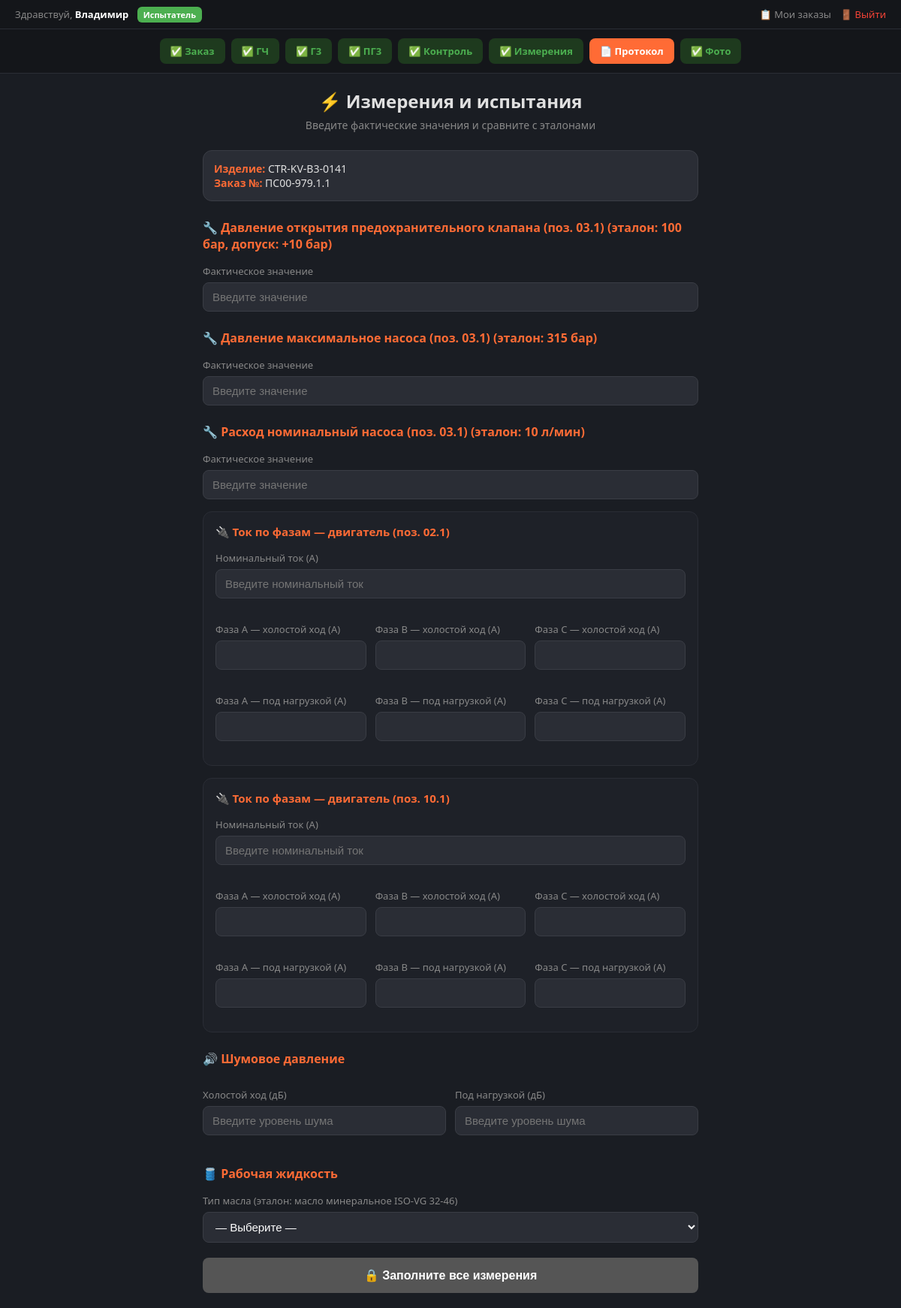
Page /measurements?order_id=22 (signed in) on the committed database.
### tables this page shows
CREATE TABLE users (
            id INTEGER PRIMARY KEY AUTOINCREMENT,
            login TEXT UNIQUE NOT NULL,
            password_hash TEXT NOT NULL,
            first_name TEXT DEFAULT '',
            last_name TEXT DEFAULT '',
            middle_name TEXT DEFAULT '',
            position TEXT DEFAULT '',
            role TEXT DEFAULT 'tester',
            created_at TIMESTAMP DEFAULT CURRENT_TIMESTAMP
        );

CREATE TABLE orders (
            id INTEGER PRIMARY KEY AUTOINCREMENT,
            order_number TEXT NOT NULL,
            product_name TEXT DEFAULT '',
            department TEXT DEFAULT '',
            user_id INTEGER,
            created_at TIMESTAMP DEFAULT CURRENT_TIMESTAMP,
            FOREIGN KEY (user_id) REFERENCES users(id)
        );

### app/routes.py (the view)
@router.get("/measurements")
def measurements_page(request: Request):
    user = get_current_user(request)
    if not user:
        return RedirectResponse("/login", status_code=303)
    order_id = request.query_params.get("order_id", None)
    order_data = None
    g3_data = None
    completed_steps = []
    current_step = "measurements"
    if order_id:
        conn = get_db()
        cursor = conn.cursor()
        cursor.execute("SELECT * FROM orders WHERE id = ?", (int(order_id),))
        row = cursor.fetchone()
        order_data = dict(row) if row else None
        cursor.execute(
            "SELECT * FROM g3_data WHERE order_id = ?", (int(order_id),))
        row = cursor.fetchone()
        g3_data = dict(row) if row else None
        conn.close()
        progress = get_order_progress(int(order_id))
        completed_steps = progress["completed_steps"]
        current_step = progress["current_step"]
    import json
    return templates.TemplateResponse("measurements.html", {
        "request": request,
        "current_step": current_step,
        "completed_steps": completed_steps,
        "order_id": order_id,
        "order": order_data,
        "g3_params": json.loads(g3_data.get("params", "[]")) if g3_data else [],
        "user": user,
    })

### app/templates/measurements.html (shortened to what this page needs)
{% extends "base.html" %}
{% block content %}
<div class="page-container">
    <div class="page-header">
        <h1>⚡ Измерения и испытания</h1>
        <p>Введите фактические значения и сравните с эталонами</p>
    </div>
    <div class="info-row">
        <div><span>Изделие:</span> {{ order.product_name if order else '—' }}</div>
        <div><span>Заказ №:</span> {{ order.order_number if order else '—' }}</div>
    </div>
    {% if g3_params %}
        {% for p in g3_params if p.type == "valve_setting" %}
        <div class="section-title">🔧 {{ p.name }}{% if p.position %} (поз. {{ p.position }}){% endif %} (эталон: {{ p.value }} {{ p.unit }}{% if p.tolerance %}, допуск: {{ p.tolerance }}{% endif %})</div>
        <div class="form-group">
            <label>Фактическое значение</label>
            <input type="text" class="g3-input" data-etalon="{{ p.value }}"
                   data-name="{{ p.name }}" data-unit="{{ p.unit }}"
                   data-position="{{ p.position }}"
                   data-tolerance="{{ p.tolerance }}"
                   placeholder="Введите значение" oninput="checkValue(this)">
        </div>
        {% endfor %}
    {% endif %}
    {% if g3_params %}
        {% for p in g3_params if p.type == "pump_pressure" %}
        <div class="section-title">🔧 {{ p.name }}{% if p.position %} (поз. {{ p.position }}){% endif %} (эталон: {{ p.value }} {{ p.unit }}{% if p.tolerance %}, допуск: {{ p.tolerance }}{% endif %})</div>
        <div class="form-group">
            <label>Фактическое значение</label>
            <input type="text" class="g3-input" data-etalon="{{ p.value }}"
                   data-name="{{ p.name }}" data-unit="{{ p.unit }}"
                   data-position="{{ p.position }}"
                   data-tolerance="{{ p.tolerance }}"
                   placeholder="Введите значение" oninput="checkValue(this)">
        </div>
        {% endfor %}
    {% endif %}
    {% if g3_params %}
        {% for p in g3_params if p.type == "pump_flow" %}
        <div class="section-title">🔧 {{ p.name }}{% if p.position %} (поз. {{ p.position }}){% endif %} (эталон: {{ p.value }} {{ p.unit }}{% if p.tolerance %}, допуск: {{ p.tolerance }}{% endif %})</div>
        <div class="form-group">
            <label>Фактическое значение</label>
            <input type="text" class="g3-input" data-etalon="{{ p.value }}"
                   data-name="{{ p.name }}" data-unit="{{ p.unit }}"
                   data-position="{{ p.position }}"
                   data-tolerance="{{ p.tolerance }}"
                   placeholder="Введите значение" oninput="checkValue(this)">
        </div>
        {% endfor %}
    {% endif %}
    {% set motor_positions = [] %}
    {% for p in g3_params if p.type == "motor_power" %}
        {% if p.position and p.position not in motor_positions %}
            {% set _ = motor_positions.append(p.position) %}
        {% endif %}
    {% endfor %}
    {% if not motor_positions %}
        {% set _ = motor_positions.append("") %}
    {% endif %}
    {% for motor_pos in motor_positions %}
    <div class="motor-block">
        <div class="motor-header">
            🔌 Ток по фазам{% if motor_pos %} — двигатель (поз. {{ motor_pos }}){% endif %}
        </div>
        <div class="form-group">
            <label>Номинальный ток (А)</label>
            <input type="text" class="nominal-current" data-position="{{ motor_pos }}"
                   placeholder="Введите номинальный ток" oninput="onNominalChange(this)">
        </div>
        <div class="form-row">
            <div class="form-group">
                <label>Фаза A — холостой ход (А)</label>
                <input type="text" class="current-input" data-phase="A" data-mode="idle" data-position="{{ motor_pos }}" oninput="checkCurrent(this)">
            </div>
            <div class="form-group">
                <label>Фаза B — холостой ход (А)</label>
                <input type="text" class="current-input" data-phase="B" data-mode="idle" data-position="{{ motor_pos }}" oninput="checkCurrent(this)">
            </div>
            <div class="form-group">
                <label>Фаза C — холостой ход (А)</label>
                <input type="text" class="current-input" data-phase="C" data-mode="idle" data-position="{{ motor_pos }}" oninput="checkCurrent(this)">
            </div>
        </div>
        <div class="form-row">
            <div class="form-group">
                <label>Фаза A — под нагрузкой (А)</label>
                <input type="text" class="current-input" data-phase="A" data-mode="load" data-position="{{ motor_pos }}" oninput="checkCurrent(this)">
            </div>
            <div class="form-group">
                <label>Фаза B — под нагрузкой (А)</label>
                <input type="text" class="current-input" data-phase="B" data-mode="load" data-position="{{ motor_pos }}" oninput="checkCurrent(this)">
            </div>
            <div class="form-group">
                <label>Фаза C — под нагрузкой (А)</label>
                <input type="text" class="current-input" data-phase="C" data-mode="load" data-position="{{ motor_pos }}" oninput="checkCurrent(this)">
            </div>
        </div>
    </div>
    {% endfor %}
    <div class="section-title">🔊 Шумовое давление</div>
    <div class="form-row">
        <div class="form-group">
            <label>Холостой ход (дБ)</label>
            <input type="text" id="noiseIdle" placeholder="Введите уровень шума" oninput="autoSave()">
        </div>
        <div class="form-group">
            <label>Под нагрузкой (дБ)</label>
            <input type="text" id="noiseLoad" placeholder="Введите уровень шума" oninput="autoSave()">
        </div>
    </div>
    <div class="section-title">🛢️ Рабочая жидкость</div>
    {% if g3_params %}
        {% for p in g3_params if p.type == "fluid" %}
        <div class="form-group">
            <label>Тип масла (эталон: {{ p.value }})</label>
            <select id="fluidSelect" data-etalon="{{ p.value }}" onchange="checkFluid(this)">
                <option value="">— Выберите —</option>
            </select>
        </div>
        {% endfor %}
    {% endif %}
    <button class="btn-next" id="btnNext" onclick="finishTests()">✅ Завершить испытания</button>
</div>
{% endblock %}

### app/templates/base.html (shortened to what this page needs)
<!DOCTYPE html>
<html lang="ru">
<head>
    <link rel="stylesheet" href="/static/css/style.css">
</head>
<body>
    {% if user %}
    <div class="top-bar">
        <div class="user-info">
            Здравствуй, <strong>{{ user.first_name or user.login }}</strong>
            {% if user.role == 'admin' %}
            <span class="role-badge role-admin">Админ</span>
            {% else %}
            <span class="role-badge role-tester">Испытатель</span>
            {% endif %}
        </div>
        <div class="nav-links">
            <a href="/dashboard">📋 Мои заказы</a>
            <a href="/logout" style="color:#f44336;">🚪 Выйти</a>
        </div>
    </div>
    {% endif %}
    {% set step_order = ["order", "gch", "g3", "pg3", "visual", "measurements", "protocol", "photo"] %}
    {% set step_names = {
        "order": "📷 Заказ",
        "gch": "📐 ГЧ",
        "g3": "🔧 Г3",
        "pg3": "📋 ПГ3",
        "visual": "🔍 Контроль",
        "measurements": "⚡ Измерения",
        "photo": "📸 Фото",
        "protocol": "📄 Протокол"
    } %}
    {% set step_urls = {
        "order": "/",
        "gch": "/check-gch",
        "g3": "/check-g3",
        "pg3": "/check-pg3",
        "visual": "/visual-check",
        "measurements": "/measurements",
        "photo": "/photo",
        "protocol": "/protocol"
    } %}
    {% if current_step %}
    <div class="progress-bar">
        {% for key in step_order %}
            {% if key == current_step %}
                <a href="{{ step_urls[key] }}{% if order_id %}?order_id={{ order_id }}{% endif %}"
                class="progress-step active">
                    {{ step_names[key] }}
                </a>
            {% elif key in completed_steps %}
                <a href="{{ step_urls[key] }}{% if order_id %}?order_id={{ order_id }}{% endif %}"
                class="progress-step done">
                    ✅ {{ step_names[key].split(' ', 1)[1] }}
                </a>
            {% else %}
                <span class="progress-step future">⏳ {{ step_names[key].split(' ', 1)[1] }}</span>
            {% endif %}
        {% endfor %}
    </div>
    {% endif %}
    {% block content %}{% endblock %}
</body>
</html>

### app/static/css/style.css (style rules this page uses)
* { margin: 0; padding: 0; box-sizing: border-box; }
body { font-family: 'Segoe UI', 'Arial', sans-serif; background: #1a1d23; color: #e0e0e0; min-height: 100vh; }
input[type="text"], input[type="password"] { width: 100%; padding: 12px 14px; background: #2a2d35; border: 1px solid #3a3d45; border-radius: 8px; color: #fff; font-size: 15px; transition: border 0.2s; }
label { display: block; font-size: 13px; color: #aaa; margin-bottom: 6px; margin-top: 16px; }

### app/templates/base.html (style rules this page uses)
* { margin: 0; padding: 0; box-sizing: border-box; }
body { font-family: 'Segoe UI', 'Arial', sans-serif; background: #1a1d23; color: #e0e0e0; min-height: 100vh; }
.page-container { width: 100%; max-width: 700px; margin: 0 auto; padding: 20px; }
.page-header { text-align: center; margin-bottom: 24px; }
.page-header h1 { font-size: 24px; margin-bottom: 6px; }
.page-header p { color: #888; font-size: 14px; }
.info-row { background: #2a2d35; border: 1px solid #3a3d45; border-radius: 12px; padding: 14px; margin-bottom: 20px; font-size: 14px; }
.info-row span { font-weight: 600; color: #ff6b35; }
.section-title { font-size: 16px; font-weight: 600; margin: 24px 0 12px; color: #ff6b35; }
.btn-next { display: block; width: 100%; padding: 14px; margin-top: 20px; background: #4caf50; color: #fff; border: none; border-radius: 8px; font-size: 16px; font-weight: 600; cursor: pointer; }
.progress-bar { background: #14161a; padding: 12px 20px; display: flex; justify-content: center; gap: 8px; flex-wrap: wrap; border-bottom: 1px solid #2a2d35; }
.progress-step { padding: 8px 14px; border-radius: 8px; font-size: 13px; font-weight: 600; text-decoration: none; cursor: pointer; transition: all 0.2s; }
.progress-step.active { background: #ff6b35; color: #fff; }
.progress-step.done { background: #1e3a1e; color: #4caf50; }
.top-bar { background: #14161a; padding: 10px 20px; display: flex; justify-content: space-between; align-items: center; border-bottom: 1px solid #2a2d35; }
.top-bar .user-info { font-size: 13px; color: #888; }
.top-bar .user-info strong { color: #fff; }
.top-bar .nav-links { display: flex; gap: 12px; }
.top-bar .nav-links a { color: #888; text-decoration: none; font-size: 13px; }
.role-badge { padding: 3px 8px; border-radius: 6px; font-size: 11px; margin-left: 8px; font-weight: 600; }
.role-tester { background: #4caf50; color: #fff; }

### app/templates/measurements.html (style rules this page uses)
.section-title { font-size: 16px; font-weight: 600; margin: 24px 0 12px; color: #ff6b35; }
.form-group { margin-bottom: 16px; }
.form-group label { display: block; font-size: 13px; color: #888; margin-bottom: 6px; }
.form-group input { width: 100%; padding: 10px 12px; background: #2a2d35; border: 1px solid #3a3d45; border-radius: 8px; color: #fff; font-size: 15px; }
.form-group select { width: 100%; padding: 10px 12px; background: #2a2d35; border: 1px solid #3a3d45; border-radius: 8px; color: #fff; font-size: 15px; }
.form-row { display: flex; gap: 12px; }
.form-row .form-group { flex: 1; }
.motor-block { background: #1e2128; border: 1px solid #2a2d35; border-radius: 12px; padding: 16px; margin-bottom: 16px; }
.motor-header { font-size: 15px; font-weight: 600; color: #ff6b35; margin-bottom: 12px; }

### rows in the picture
users: first_name "Владимир"
orders: product_name "CTR-KV-B3-0141", order_number "ПС00-979.1.1"

### other values in the picture
{{ step_names[key].split(' ', 1)[1] }} "Заказ" "ГЧ" "Г3" "ПГ3" "Контроль" "Измерения" "Фото"
{{ step_names[key] }} "📄 Протокол"
{{ p.name }} "Давление открытия предохранительного клапана"
{{ p.position }} "03.1"
{{ p.value }} "100"
{{ p.unit }} "бар"
{{ p.tolerance }} "+10 бар"
{{ p.name }} "Давление максимальное насоса"
{{ p.value }} "315"
{{ p.name }} "Расход номинальный насоса"
{{ p.value }} "10"
{{ p.unit }} "л/мин"
{{ motor_pos }} "02.1" "10.1"
{{ p.value }} "масло минеральное ISO-VG 32-46"
